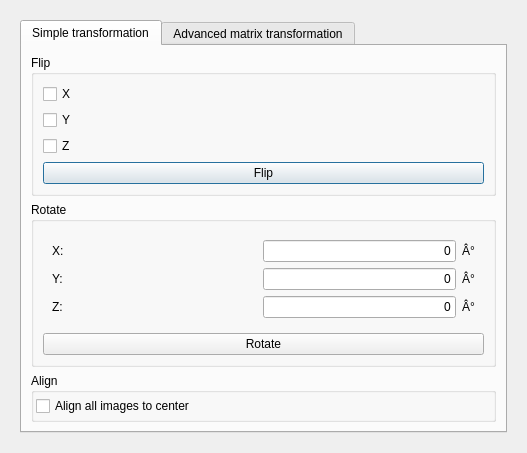
<?xml version="1.0" encoding="UTF-8"?>
<ui version="4.0">
 <class>OrientationCorrection</class>
 <widget class="QDialog" name="OrientationCorrection">
  <property name="geometry">
   <rect>
    <x>0</x>
    <y>0</y>
    <width>527</width>
    <height>447</height>
   </rect>
  </property>
  <property name="windowTitle">
   <string>Orientation Correction</string>
  </property>
  <layout class="QVBoxLayout" name="verticalLayout">
   <item>
    <widget class="QWidget" name="widget" native="true">
     <layout class="QGridLayout" name="gridLayout">
      <item row="0" column="0">
       <widget class="QTabWidget" name="tabWidget">
        <property name="currentIndex">
         <number>0</number>
        </property>
        <widget class="QWidget" name="tab">
         <attribute name="title">
          <string>Simple transformation</string>
         </attribute>
         <layout class="QVBoxLayout" name="verticalLayout_2">
          <item>
           <widget class="QGroupBox" name="groupBox">
            <property name="title">
             <string>Flip</string>
            </property>
            <layout class="QVBoxLayout" name="verticalLayout_3">
             <item>
              <widget class="QCheckBox" name="checkFlipX">
               <property name="text">
                <string>X</string>
               </property>
              </widget>
             </item>
             <item>
              <widget class="QCheckBox" name="checkFlipY">
               <property name="text">
                <string>Y</string>
               </property>
              </widget>
             </item>
             <item>
              <widget class="QCheckBox" name="checkFlipZ">
               <property name="text">
                <string>Z</string>
               </property>
              </widget>
             </item>
             <item>
              <widget class="QPushButton" name="flipButton">
               <property name="text">
                <string>Flip</string>
               </property>
              </widget>
             </item>
            </layout>
           </widget>
          </item>
          <item>
           <widget class="QGroupBox" name="groupBox_2">
            <property name="title">
             <string>Rotate</string>
            </property>
            <layout class="QVBoxLayout" name="verticalLayout_4">
             <item>
              <widget class="QWidget" name="widget_2" native="true">
               <layout class="QGridLayout" name="gridLayout_3">
                <item row="0" column="0">
                 <widget class="QLabel" name="label_2">
                  <property name="text">
                   <string>X:</string>
                  </property>
                 </widget>
                </item>
                <item row="0" column="2">
                 <widget class="QLineEdit" name="rotateX">
                  <property name="layoutDirection">
                   <enum>Qt::LeftToRight</enum>
                  </property>
                  <property name="text">
                   <string>0</string>
                  </property>
                  <property name="alignment">
                   <set>Qt::AlignRight|Qt::AlignTrailing|Qt::AlignVCenter</set>
                  </property>
                 </widget>
                </item>
                <item row="1" column="0">
                 <widget class="QLabel" name="label_3">
                  <property name="text">
                   <string>Y:</string>
                  </property>
                 </widget>
                </item>
                <item row="1" column="2">
                 <widget class="QLineEdit" name="rotateY">
                  <property name="text">
                   <string>0</string>
                  </property>
                  <property name="alignment">
                   <set>Qt::AlignRight|Qt::AlignTrailing|Qt::AlignVCenter</set>
                  </property>
                 </widget>
                </item>
                <item row="2" column="0">
                 <widget class="QLabel" name="label_4">
                  <property name="text">
                   <string>Z:</string>
                  </property>
                 </widget>
                </item>
                <item row="2" column="2">
                 <widget class="QLineEdit" name="rotateZ">
                  <property name="text">
                   <string>0</string>
                  </property>
                  <property name="alignment">
                   <set>Qt::AlignRight|Qt::AlignTrailing|Qt::AlignVCenter</set>
                  </property>
                 </widget>
                </item>
                <item row="0" column="3">
                 <widget class="QLabel" name="label_5">
                  <property name="text">
                   <string>Â°</string>
                  </property>
                 </widget>
                </item>
                <item row="1" column="3">
                 <widget class="QLabel" name="label_6">
                  <property name="text">
                   <string>Â°</string>
                  </property>
                 </widget>
                </item>
                <item row="2" column="3">
                 <widget class="QLabel" name="label_7">
                  <property name="text">
                   <string>Â°</string>
                  </property>
                 </widget>
                </item>
                <item row="0" column="1">
                 <spacer name="horizontalSpacer">
                  <property name="orientation">
                   <enum>Qt::Horizontal</enum>
                  </property>
                  <property name="sizeHint" stdset="0">
                   <size>
                    <width>40</width>
                    <height>20</height>
                   </size>
                  </property>
                 </spacer>
                </item>
               </layout>
              </widget>
             </item>
             <item>
              <widget class="QPushButton" name="rotateButton">
               <property name="text">
                <string>Rotate</string>
               </property>
              </widget>
             </item>
            </layout>
           </widget>
          </item>
          <item>
           <widget class="QGroupBox" name="groupBox_3">
            <property name="title">
             <string>Align</string>
            </property>
            <layout class="QVBoxLayout" name="verticalLayout_5">
             <property name="margin">
              <number>2</number>
             </property>
             <item>
              <widget class="QCheckBox" name="alignCheck">
               <property name="text">
                <string>Align all images to center</string>
               </property>
              </widget>
             </item>
            </layout>
           </widget>
          </item>
         </layout>
        </widget>
        <widget class="QWidget" name="tab_2">
         <attribute name="title">
          <string>Advanced matrix transformation</string>
         </attribute>
         <layout class="QGridLayout" name="gridLayout_2">
          <item row="0" column="0">
           <widget class="QLabel" name="label">
            <property name="text">
             <string>Transformation Matrix:</string>
            </property>
           </widget>
          </item>
          <item row="1" column="0">
           <widget class="QTableWidget" name="tableWidget">
            <property name="frameShadow">
             <enum>QFrame::Sunken</enum>
            </property>
            <property name="gridStyle">
             <enum>Qt::SolidLine</enum>
            </property>
            <property name="sortingEnabled">
             <bool>false</bool>
            </property>
            <property name="wordWrap">
             <bool>true</bool>
            </property>
            <property name="rowCount">
             <number>3</number>
            </property>
            <property name="columnCount">
             <number>3</number>
            </property>
            <attribute name="horizontalHeaderVisible">
             <bool>false</bool>
            </attribute>
            <attribute name="horizontalHeaderCascadingSectionResizes">
             <bool>false</bool>
            </attribute>
            <attribute name="horizontalHeaderDefaultSectionSize">
             <number>125</number>
            </attribute>
            <attribute name="horizontalHeaderHighlightSections">
             <bool>true</bool>
            </attribute>
            <attribute name="horizontalHeaderMinimumSectionSize">
             <number>27</number>
            </attribute>
            <attribute name="horizontalHeaderStretchLastSection">
             <bool>false</bool>
            </attribute>
            <attribute name="verticalHeaderVisible">
             <bool>false</bool>
            </attribute>
            <attribute name="verticalHeaderCascadingSectionResizes">
             <bool>false</bool>
            </attribute>
            <attribute name="verticalHeaderDefaultSectionSize">
             <number>62</number>
            </attribute>
            <attribute name="verticalHeaderMinimumSectionSize">
             <number>25</number>
            </attribute>
            <attribute name="verticalHeaderStretchLastSection">
             <bool>false</bool>
            </attribute>
            <row/>
            <row/>
            <row/>
            <column/>
            <column/>
            <column/>
           </widget>
          </item>
          <item row="3" column="0">
           <widget class="QPushButton" name="pushButton">
            <property name="text">
             <string>Apply</string>
            </property>
           </widget>
          </item>
         </layout>
        </widget>
       </widget>
      </item>
     </layout>
    </widget>
   </item>
  </layout>
 </widget>
 <resources/>
 <connections/>
</ui>
